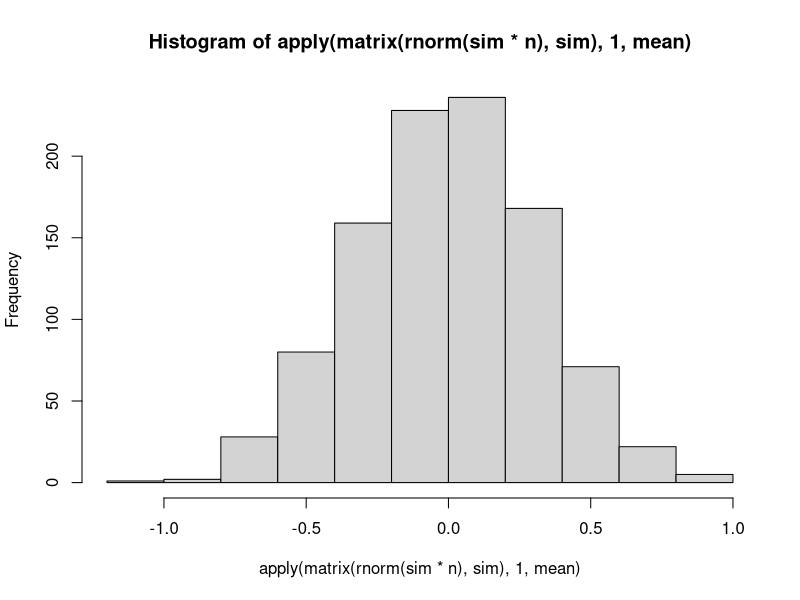

The R script that drew this image:
#P distribution function : less than or equal to 0.75
##example: tiangle base = 1, h=2
pbeta(0.75,2,1)
#Survival Function: 1- distribution function
#probability of being greater than 0.75
1 - pbeta(0.75,2,1)

#Cumultaive distribution function of the density function
#What is the probability that 40% of fewer of the calls get answered in a given day; and 50%?; and 60%?
pbeta(c(0.4,0.5,0.6),2,1)


#Quantiles
#median = quantile 50%
qbeta(0.5,2,1)
#On about 50% of the days, 70% of the calls or fewer get answered, and about
#50% of the days, 70% of the calls or more get answered. 

### Simulating averages and estimating standard error of the mean (standard deviations)

## -- Example 1: normal distribution ----------------------------------------------------
# Standard normals have variance 1; means of n;
# normals(1) have standard deviation 1^2/sqrt(n) = 1/sqrt(n) 
n <- 5
sim <- 3

# We simulate 3 means of 5 standard normals
matrix(rnorm(sim*n), sim)
apply(matrix(rnorm(sim*n), sim),1, mean)   # 1=filas
sd(apply(matrix(rnorm(sim*n), sim),1, mean))

#check (sd): 
1/sqrt(n)
## Different result than the theoretical sd. It is because I have used few data in my simulation. 
## Let's repeat the simulatoin using more data: We simulate 1000 means of 10 standard normals.
sim <- 1000
n <- 10

matrix(rnorm(sim*n), sim)
apply(matrix(rnorm(sim*n), sim),1, mean)
hist(apply(matrix(rnorm(sim*n), sim),1, mean))
sd(apply(matrix(rnorm(sim*n), sim),1, mean))

#Check with the theoretical sd
sd = 1 /sqrt(n)
sd

## -- Example 2: uniform distribution ----------------------------------------------------


